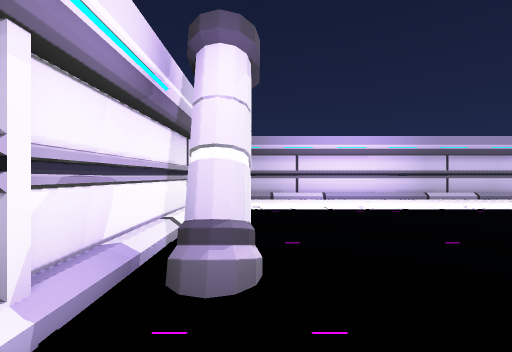
View 1 (above)

24 first-person views from a walk through a Unity game level. The camera is 1.5 m above the floor, looks level and sees 90° across. The floor is counted in squares, 2 m on a side. Each view is taken from the middle of a square. On the plan, view 1 faces up. The plan holds only what a view shows up to about 9 squares ahead; the rest is blank. The place goes on beyond the plan. The player character is not drawn. Some surface patterns are stand-ins.

View 2
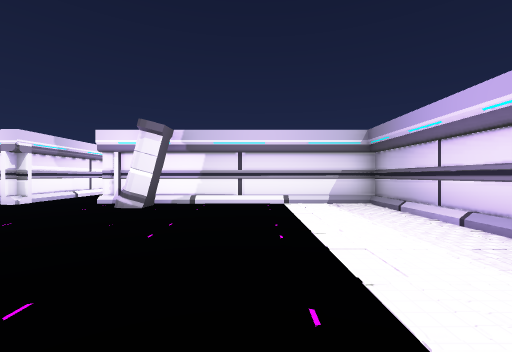

View 3
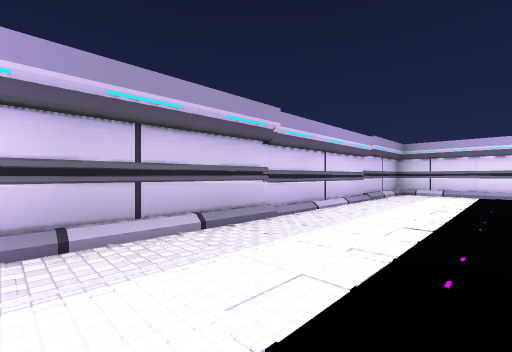

View 4
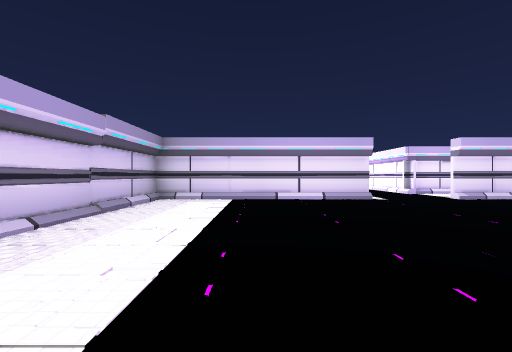

View 5
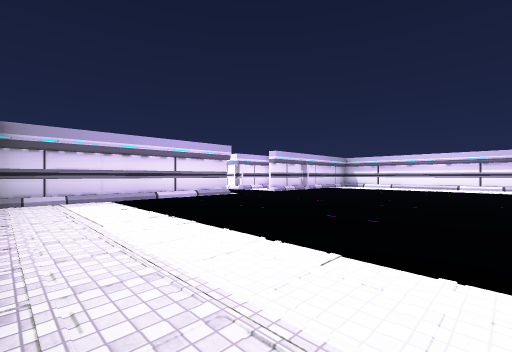

View 6
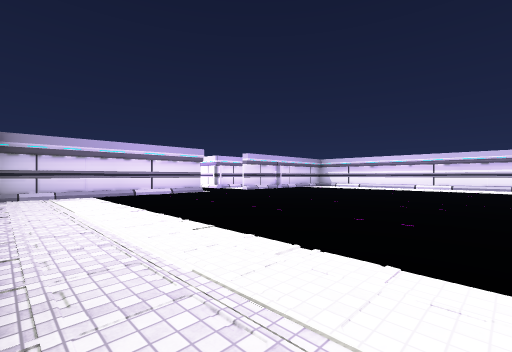

View 7
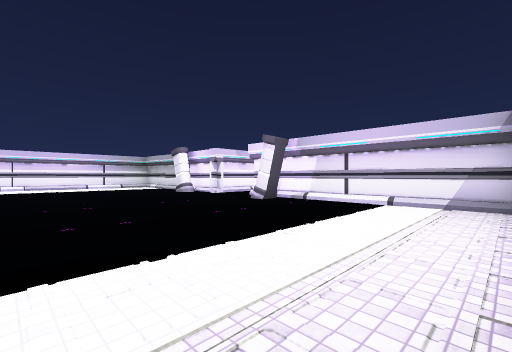

View 8
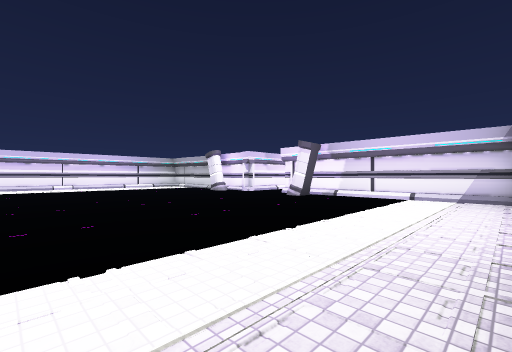

View 9
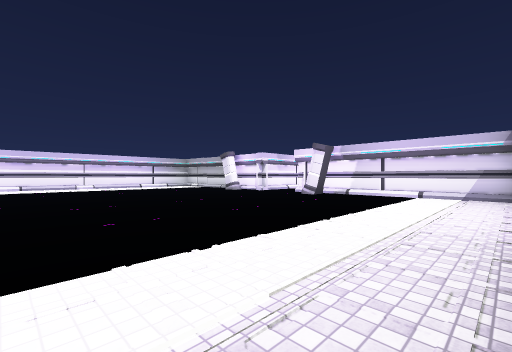

View 10
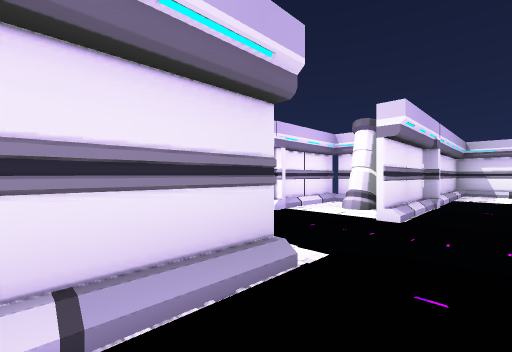

View 11
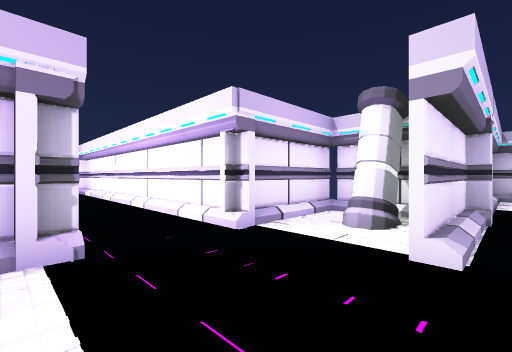

View 12
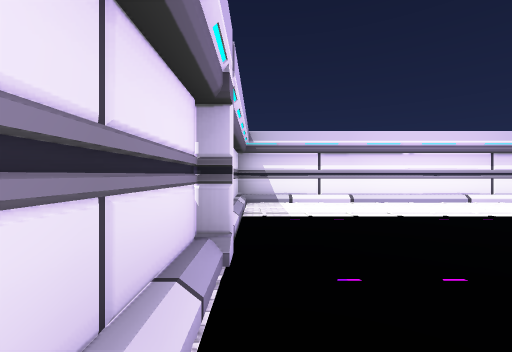

View 13
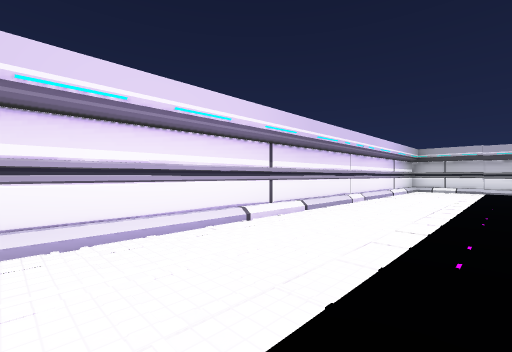

View 14
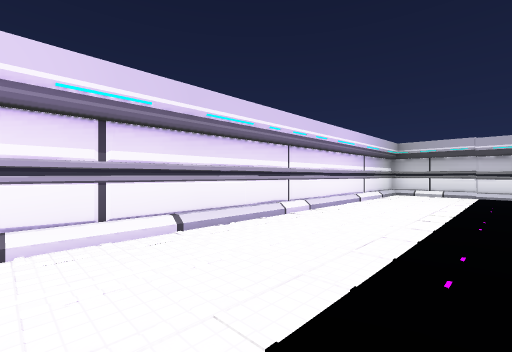

View 15
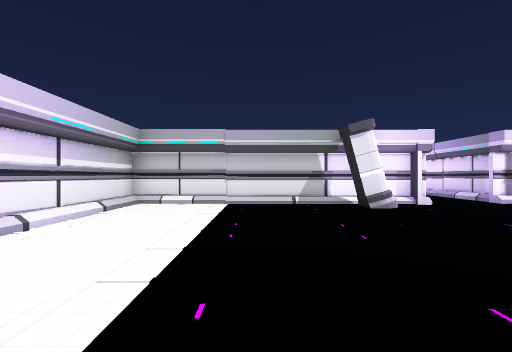

View 16
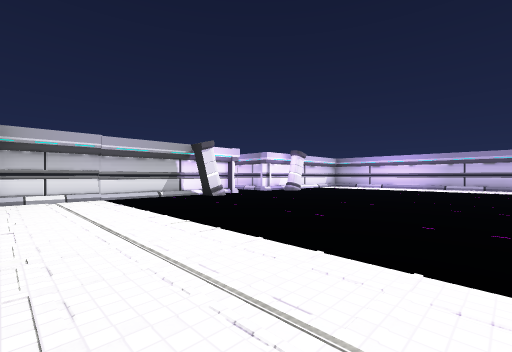

View 17
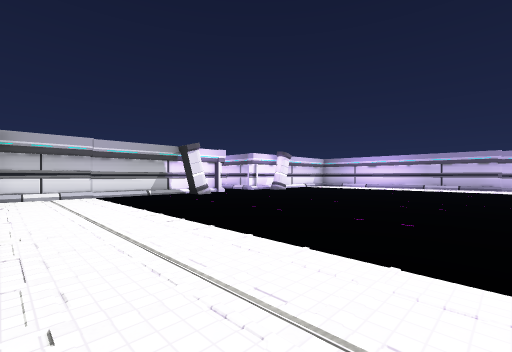

View 18
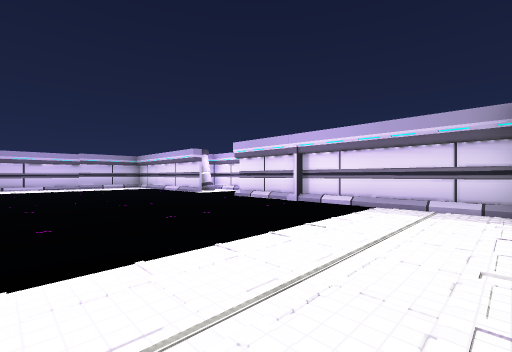

View 19
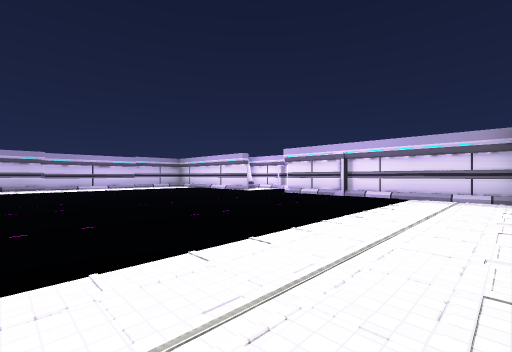

View 20
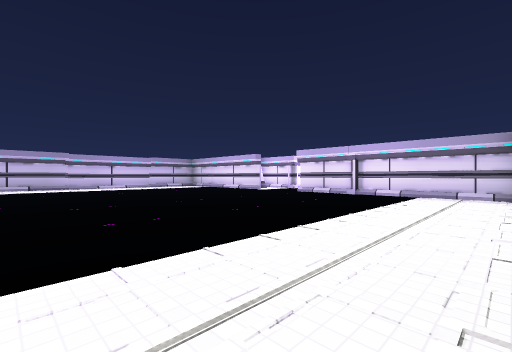

View 21
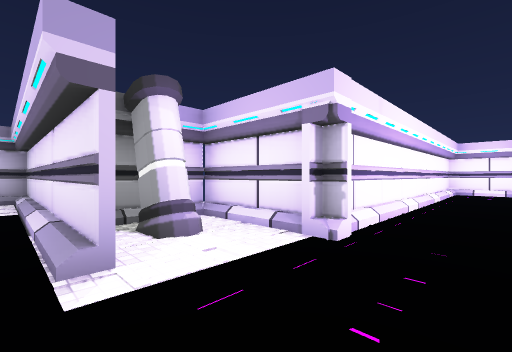

View 22
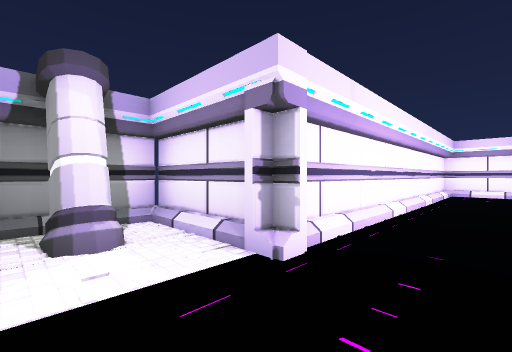

View 23
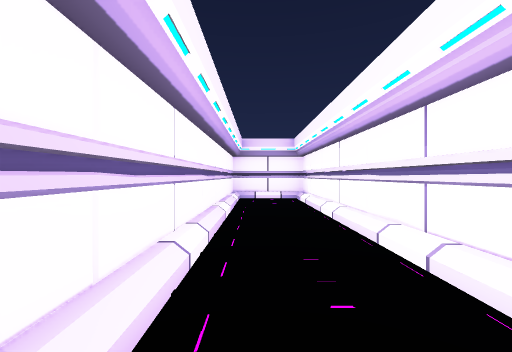

View 24
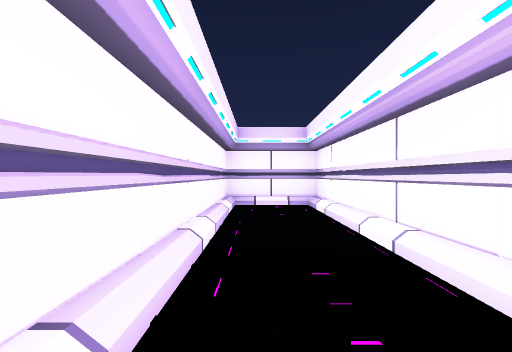

### Floor plan
Key: @ floor where view 1 was taken; # wall or solid block; . floor; / step, stairs or slope; O other object.
Columns run from 3 left of view 1 to 29 right of it. Each row starts with its distance up from view 1.
  9   ###################
  8   #/////////////////#
  7   #.................#
  6   #.................#
  5   #     ....       .#
  4   #                .##
  3   #.              ..###
  2   #O               .#O#
  1 ###.               ...###########
  0    @               ..........   #
 -1 ...                .............#
 -2 ###                .#.###########
 -3   #O               .#O#
 -4   #                .###
 -5   #                .#
 -6   #      ... .  .  .#
 -7   #.................#
 -8   #.................#
 -9   #/////////////////#
-10   ###################

Positions as (right, up) in squares from view 1, and headings:
1: (0, 0), facing up
2: (6, 5), facing left
3: (5, 5), facing up-right
4: (8, 5), facing right
5: (8, 8), facing down-right
6: (6, 8), facing down-right
7: (6, 8), facing down-left
8: (8, 8), facing down-left
9: (9, 8), facing down-left
10: (15, 3), facing down-right
11: (16, 1), facing down-right
12: (16, -2), facing down
13: (13, -6), facing down-left
14: (10, -6), facing down-left
15: (6, -6), facing left
16: (8, -9), facing up-left
17: (9, -9), facing up-left
18: (10, -9), facing up-right
19: (7, -9), facing up-right
20: (6, -9), facing up-right
21: (16, -1), facing up-right
22: (17, -1), facing up-right
23: (20, 0), facing right
24: (22, 0), facing right
